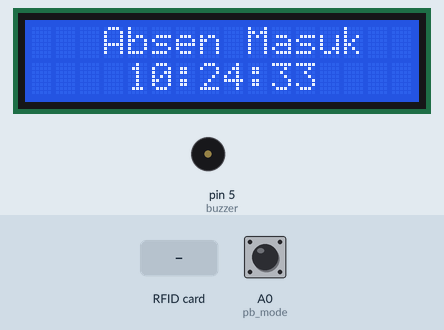
Simulated run of this sketch. Board: Arduino Uno, built with avr-gcc and run on an emulated ATmega328P. On the bench: 16×2 character LCD, buzzer (waves = sounding, pin HIGH). The test bench sets the inputs (shaded band); at power-on: A0 (pb_mode) HIGH. The local clock reads 2024-03-15 10:24:30 at power-on unless the sketch sets it; pins used as bus, display or sensor lines are not drawn; what the sketch prints to the serial monitor is not drawn.

Above: at 3.3 s.
3.4 s: RFID card 5E 7A 19 C4 held to the reader
At 4.6 s:
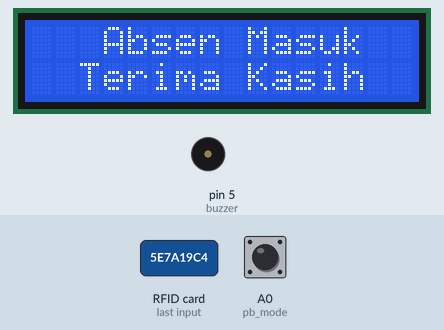
6.4 s: A0 (pb_mode) pulled LOW for 0.15 s
At 7.8 s:
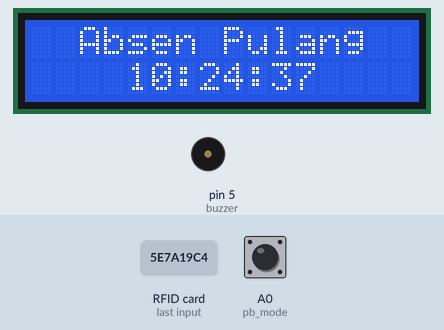
9.5 s: RFID card 5E 7A 19 C4 held to the reader
At 10.5 s:
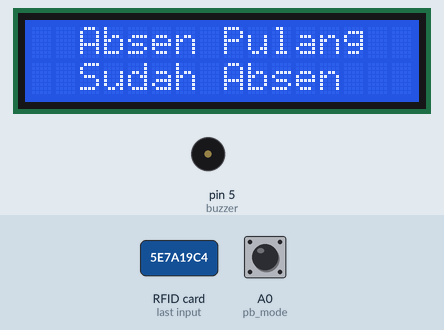
12.5 s: A0 (pb_mode) pulled LOW for 1 s
At 13.4 s:
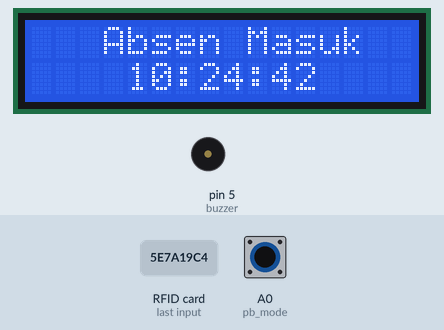
Timing chart, 0 to 15.5 s (numbered marks = the images above; inputs shaded):
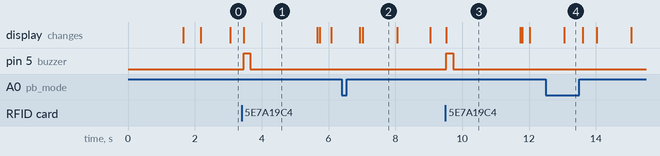

Measured:
- after the input at 3.4 s, pin 5 (buzzer): LOW → HIGH after 0.06 s, → LOW 0.20 s later; the display: changes after 0.06 s (image 1)
- after the input at 6.4 s, the display: first changes after 0.54 s (image 2 shows a later state)
- after the input at 9.5 s, pin 5 (buzzer): LOW → HIGH at once, → LOW 0.20 s later; the display: changes at once (image 3)
- after the input at 12.5 s, the display: changes after 0.55 s (image 4)
- what the display in image 1 shows lasts 2.2 s, from 3.5 s to 5.7 s
- what the display in image 2 shows lasts 1.1 s, from 7.0 s to 8.1 s

The sketch:

Fian_Absensi_RFID_PLX-DAQ.ino
```cpp
#include <SPI.h>
#include <MFRC522.h>
#include "RTClib.h"
#include <LiquidCrystal_I2C.h>
#include <Wire.h>

#define SS_PIN 10
#define RST_PIN 9

LiquidCrystal_I2C lcd(0x27, 16, 2);

int const buzzer = 5;
int pb_mode = A0;

byte readCard[7];
//Add as many cards you want
int cards1[7] = {4 ,101 ,69 ,90 ,139 ,102 ,128};
int cards2[4] = {131 ,106 ,175 ,165};
int cards3[7] = {5 ,133 ,205 ,138 ,144 ,209 ,0};
int cards4[4] = {67 ,20 ,173 ,165};


int ID;
String nama;
String jabatan;
bool status_kartu = false;
bool sudah_absen = false;
boolean mode_pulang = false;

RTC_DS3231 rtc;
MFRC522 mfrc522(SS_PIN, RST_PIN);
char daysOfTheWeek[7][12] = {"Minggu", "Senin", "Selasa", "Rabu", "Kamis", "Jum'at", "Sabtu"};

void setup() {
  Serial.begin(9600);
  SPI.begin();
  mfrc522.PCD_Init();
  lcd.begin(16,2);
  lcd.backlight();
  pinMode(pb_mode, INPUT_PULLUP);
  pinMode(buzzer, OUTPUT);
  digitalWrite(buzzer, LOW);
  //rtc.adjust(DateTime(F(__DATE__), F(__TIME__)));

  if (! rtc.begin()) {
    Serial.println("RTC tidak terhubung, Cek kembali wiring!");
    while (1);
  }
  if (rtc.lostPower()) {
    Serial.println("RTC tidak bekerja, Setel ulang waktu!");
    rtc.adjust(DateTime(F(__DATE__), F(__TIME__)));
  }

  Serial.println("CLEARSHEET");
  Serial.println("LABEL,ID,Date,Name,Card ID,Jabatan,Jam Masuk,Jam Keluar");

  lcd.setCursor(1, 0);
  lcd.print("SMP NEGERI 13");
  lcd.setCursor(0, 1);
  lcd.print("MALUKU TENGAH");

  delay(1500);
  lcd.clear();
  delay(500);
}

void loop() {
  DateTime now = rtc.now();

  if (digitalRead(pb_mode) == LOW) {

    mode_pulang = !mode_pulang;

    Serial.println("mode");
    delay(500);
  }

  lcd.setCursor(4, 1);
  printposisilcd(now.hour());
  lcd.print(":");
  printposisilcd(now.minute());
  lcd.print(":");
  printposisilcd(now.second());

  if (mode_pulang == true) {
    lcd.setCursor(2, 0);
    lcd.print("Absen Pulang");
  }
  else {
    lcd.setCursor(2, 0);
    lcd.print(" Absen Masuk");
  }

  if ( ! mfrc522.PICC_IsNewCardPresent()) {
    return;
  }

  if ( ! mfrc522.PICC_ReadCardSerial()) {
    return;
  }

  if (mfrc522.uid.uidByte[0] != readCard[0] ||
      mfrc522.uid.uidByte[1] != readCard[1] ||
      mfrc522.uid.uidByte[2] != readCard[2] ||
      mfrc522.uid.uidByte[3] != readCard[3] ) {

    Serial.println("");
    Serial.print("UID : ");
    for (byte i = 0; i < mfrc522.uid.size; i++) {
      readCard[i] = mfrc522.uid.uidByte[i];
      Serial.print(readCard[i]);
      if (i < mfrc522.uid.size - 1) {
        Serial.print(" ,");
      }
      else {
        Serial.println("");
      }

      sudah_absen = false;
      status_kartu = true;

      if (readCard[i] == cards1[i]) {
        ID = 1;
        nama = "Aisa Tehupelasury";
        jabatan = "Kepala Sekolah";
      }
      else if (readCard[i] == cards2[i]) {
        ID = 2;
        nama = "Karim";
        jabatan = "Wakil";
      }
      else if (readCard[i] == cards3[i]) {
        ID = 3;
        nama = "Yamna Nahumarury";
        jabatan = "Sekertaris";
      }
      else if (readCard[i] == cards4[i]) {
        ID = 4;
        nama = "Sasa Lestaluhu";
        jabatan = "Bendahara";
      }

    }
  }
  else {
    sudah_absen = true;
    Serial.println("sudah absen");
    lcd.setCursor(2, 1);
    lcd.print("Sudah Absen");
  }

  if (status_kartu == true && sudah_absen == false) {
    if (mode_pulang == false) {
      Serial.print("DATA,");
      Serial.print(ID);
      Serial.print(",");
      printtanggal();
      Serial.print(",");
      Serial.print(nama);
      Serial.print(",");
      printHex(mfrc522.uid.uidByte, mfrc522.uid.size);
      Serial.print(",");
      Serial.print(jabatan);
      Serial.print(",");
      printwaktu();
      Serial.print(",");
      Serial.println("");
      lcd.setCursor(2, 1);
      lcd.print("Terima Kasih");
    }

    if (mode_pulang == true) {
      Serial.print("DATA,");
      Serial.print(ID);
      Serial.print(",");
      printtanggal();
      Serial.print(",");
      Serial.print(nama);
      Serial.print(",");
      printHex(mfrc522.uid.uidByte, mfrc522.uid.size);
      Serial.print(",");
      Serial.print(jabatan);
      Serial.print(",");
      Serial.print("");
      Serial.print(",");
      printwaktu();
      Serial.print(",");
      Serial.println("");
      lcd.setCursor(2, 1);
      lcd.print("Terima Kasih");
    }
  }

  digitalWrite(buzzer, HIGH);
  delay(200);
  digitalWrite(buzzer, LOW);
  delay(2000);
  lcd.clear();
  delay(50);
  mfrc522.PICC_HaltA();
  mfrc522.PCD_StopCrypto1();
}


void printtanggal() {
  DateTime now = rtc.now();
  Serial.print(daysOfTheWeek[now.dayOfTheWeek()]);
  Serial.print('/');
  Serial.print(now.day());
  Serial.print('/');
  Serial.print(now.month());
  Serial.print('/');
  Serial.print(now.year());
}

void printwaktu() {
  DateTime now = rtc.now();
  printposisi(now.hour());
  Serial.print(':');
  printposisi(now.minute());
  Serial.print(':');
  printposisi(now.second());
}

void printHex(byte * buffer, byte bufferSize) {
  for (byte i = 0; i < bufferSize; i++) {
    Serial.print(buffer[i] < 0x10 ? " 0" : " ");
    Serial.print(buffer[i], HEX);
  }
}

void printposisi(int digits) {
  if (digits < 10)
    Serial.print("0");
  Serial.print(digits);
}

void printposisilcd(int digits) {
  if (digits < 10)
    lcd.print("0");
  lcd.print(digits);
}
```
